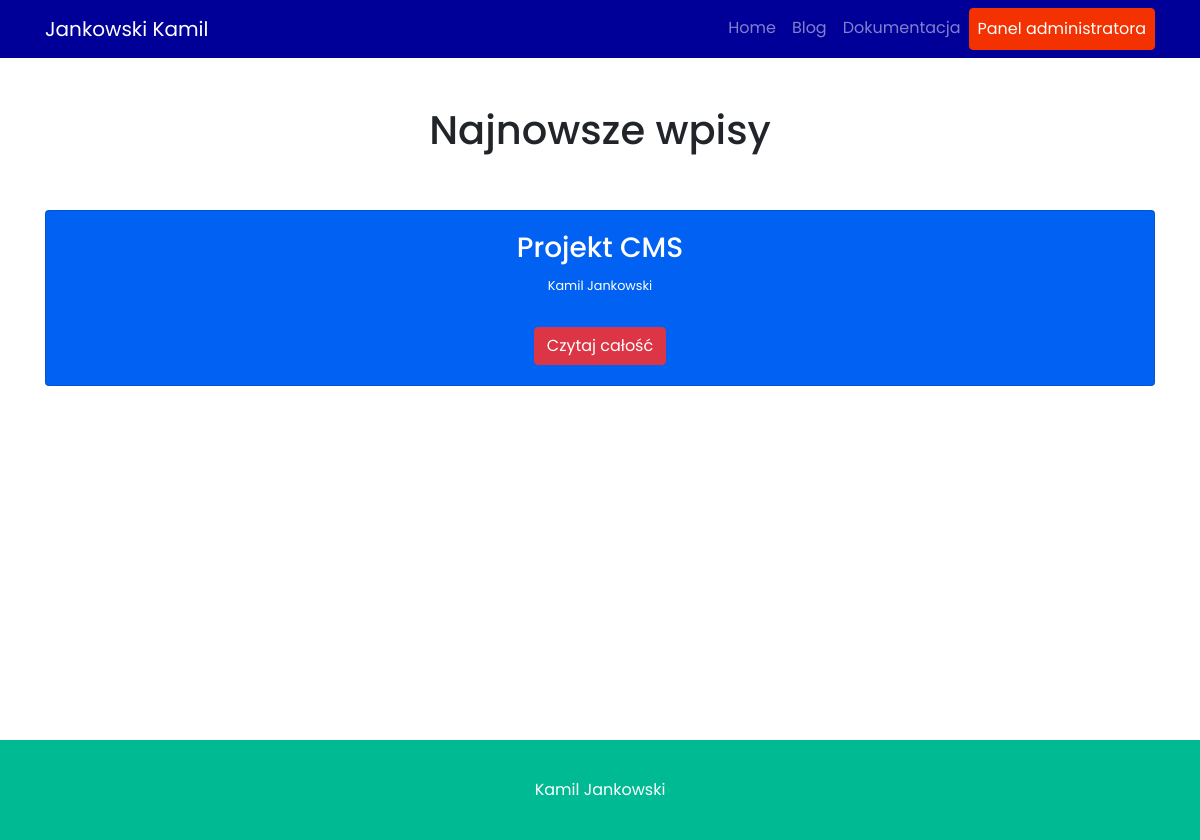
Page /template/blog.php (signed in) on the committed database.
### tables this page shows
CREATE TABLE `general` (
  `general_id` int(11) NOT NULL,
  `general_brand` varchar(256) DEFAULT NULL,
  `general_title` varchar(255) NOT NULL,
  `general_desc` varchar(255) NOT NULL,
  `general_lang` varchar(2) NOT NULL
);

CREATE TABLE `menu` (
  `menu_id` int(11) NOT NULL,
  `menu_name` varchar(255) DEFAULT NULL,
  `menu_url` varchar(255) DEFAULT NULL,
  `menu_poz` int(11) DEFAULT NULL
);

CREATE TABLE `posts` (
  `post_id` int(10) UNSIGNED NOT NULL,
  `post_title` varchar(255) NOT NULL,
  `post_author` varchar(255) NOT NULL,
  `post_content` text DEFAULT NULL,
  `post_index` text NOT NULL
);

### results/result_header.php (called while the page is built, shortened)
<?php
include_once $_SERVER['DOCUMENT_ROOT'].'/kjankowski/config.php';
$query = 'SELECT * FROM `general` WHERE 1 ';
$result = mysqli_query($conn,$query);
$generals = mysqli_fetch_all($result, MYSQLI_ASSOC);
foreach ($generals as $general) {
    $general_brand = $general['general_brand'];
    $general_lang = $general['general_lang'];
}
?>

### results/result_menu.php (called while the page is built, shortened)
<?php
include_once $_SERVER['DOCUMENT_ROOT'].'/kjankowski/config.php';
$query = "SELECT * FROM `menu` ORDER BY `menu_poz` ASC ";
$result = mysqli_query($conn,$query);
$menu = mysqli_fetch_all($result, MYSQLI_ASSOC);
?>

### results/result_posts.php (called while the page is built)
<?php
include_once $_SERVER['DOCUMENT_ROOT'].'/kjankowski/config.php';
$query = "SELECT * FROM `posts` ORDER BY post_id DESC";
$result = mysqli_query($conn,$query);
$posts = mysqli_fetch_all($result, MYSQLI_ASSOC);
?>

### template/blog.php (the view)
<?php
include_once $_SERVER['DOCUMENT_ROOT'].'/kjankowski/results/result_posts.php';
?>
<?php include('header.php') ?>
<main class="container blog" style="text-align: center;">
    <h1 class="mt-5">Najnowsze wpisy</h1>
    <br>
    <br>
    <ul class="list-group list-group-striped">
        <?php
foreach ($posts as $post): ?>
        <?php if($post["post_index"] == "Tak"): ?>
        <li class="list-group-item mb-3 single-post">
            <h3><?php echo $post["post_title"]; ?></h3>
            <div>
                <div>
                    <small><?php echo $post["post_author"]; ?></small>
                </div>
            </div>
            <a class="btn btn-danger btn_show" href="post.php?id=<?php echo $post['post_id'];?>">Czytaj
                całość
            </a>
        </li>
        <?php endif; ?>
        <?php endforeach; ?>
    </ul>
</main>
<?php include('footer.php'); ?>

### template/header.php (shortened to what this page needs)
<?php
include_once $_SERVER['DOCUMENT_ROOT'].'/kjankowski/results/result_header.php';
include_once $_SERVER['DOCUMENT_ROOT'].'/kjankowski/results/result_main.php';
include_once $_SERVER['DOCUMENT_ROOT'].'/kjankowski/results/result_menu.php';
?>
<!DOCTYPE html>
<html lang="<?php echo $general_lang; ?>">
<head>
    <link rel="stylesheet" href="https://cdn.jsdelivr.net/npm/bootstrap@4.5.3/dist/css/bootstrap.min.css"
>
    <link rel="stylesheet" href="../assets/style.css">
</head>
<body>
    <header>
        <nav class="navbar navbar-expand-lg navbar-dark bg-nav">
            <div class="container">
                <a class="navbar-brand" href="index.php"><?php echo $general_brand; ?></a>
                <div class="collapse navbar-collapse flex-grow-0" id="navbarNavAltMarkup">
                    <ul class="navbar-nav">
                        <?php
                    foreach ($menu as $el): ?>
                        <li class="nav-item">
                            <a class="nav-link" href=" <?php echo $el["menu_url"] ?>"><?php echo $el["menu_name"] ?></a>
                        </li>
                        <?php endforeach; ?>
                        <li class="nav-item">
                            <a class="nav-link btn btn-primary btn-primary-admin"
                                href="/kjankowski/admin_login.php">Panel
                                administratora</a>
                        </li>
                    </ul>
                </div>
            </div>
        </nav>
    </header>

### template/footer.php (shortened to what this page needs)
<footer class="footer">
    <div class="container"> Kamil Jankowski</div>
</footer>
</body>
</html>

### assets/style.css (style rules this page uses)
body { overflow-x: hidden; }
* { font-family: 'Poppins', sans-serif; }
.footer { width: 100vw; height: 100px; display:flex; align-items: center; margin: 50px 0 0 0; background-color: #00ba94; color: #fff; text-align: center; }
li.single-post { display: flex; flex-direction: column; align-items: center; justify-content: space-between; padding: 20px 0; min-height: 150px; margin-top: 50px; }
li.single-post:nth-child(1) { margin: 0; }
li.single-post:nth-child(odd) { background-color: #0061f2; color: #fff; }
.btn_show { margin: 30px 0 0; }
.blog { min-height: 73vh; }
.btn-primary-admin { background-color: rgb(243, 49, 1); border-color: rgb(243, 49, 1); color: rgb(255, 255, 255) !important; }
.bg-nav { background-color: rgb(0, 0, 153); }

### rows in the picture
general: general_brand "Jankowski Kamil"
menu: menu_name "Home"
menu: menu_name "Blog"
menu: menu_name "Dokumentacja"
posts: post_title "Projekt CMS", post_author "Kamil Jankowski"
